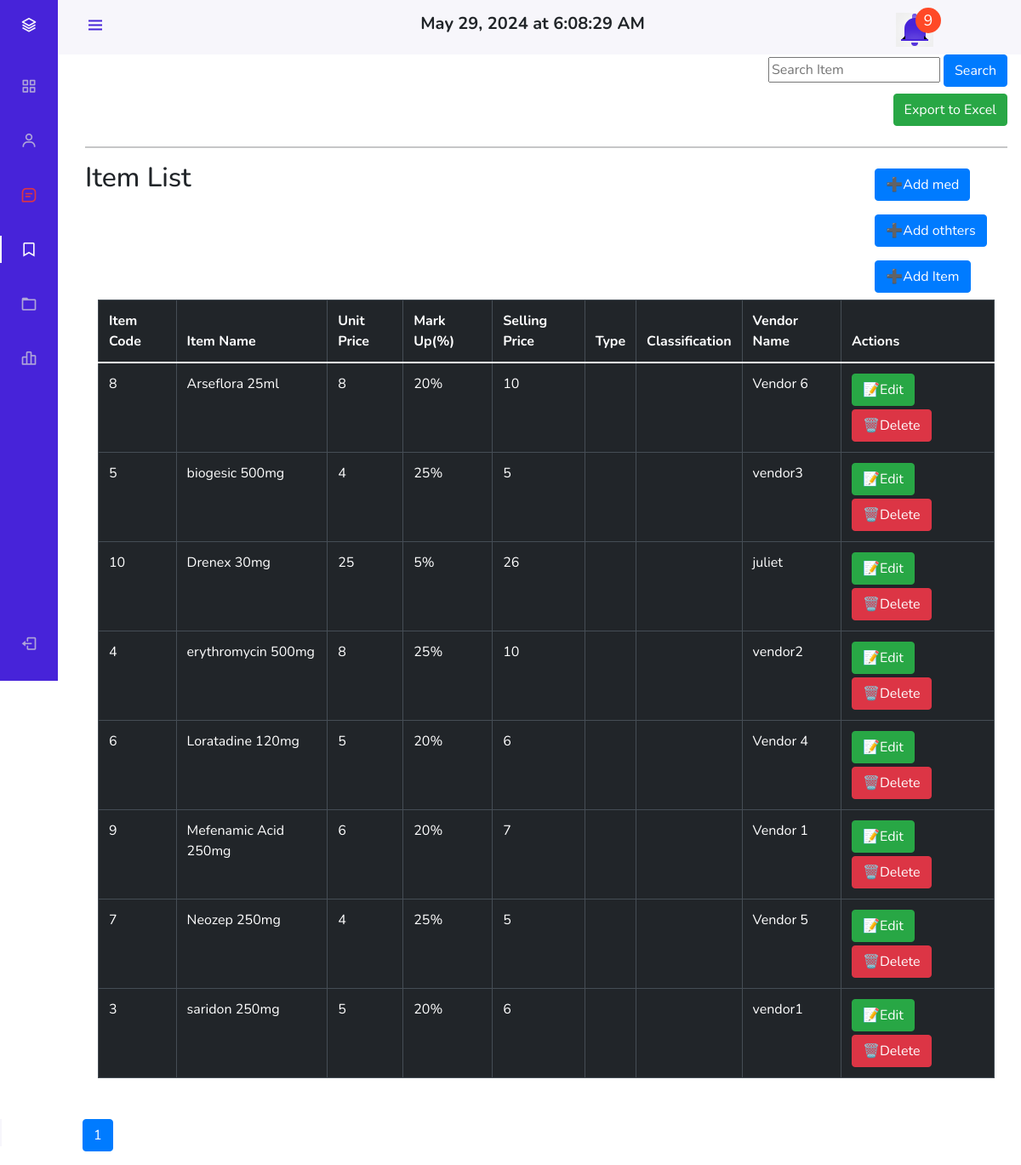
The app's page /pages/admin/admin_view_items.php, older data.
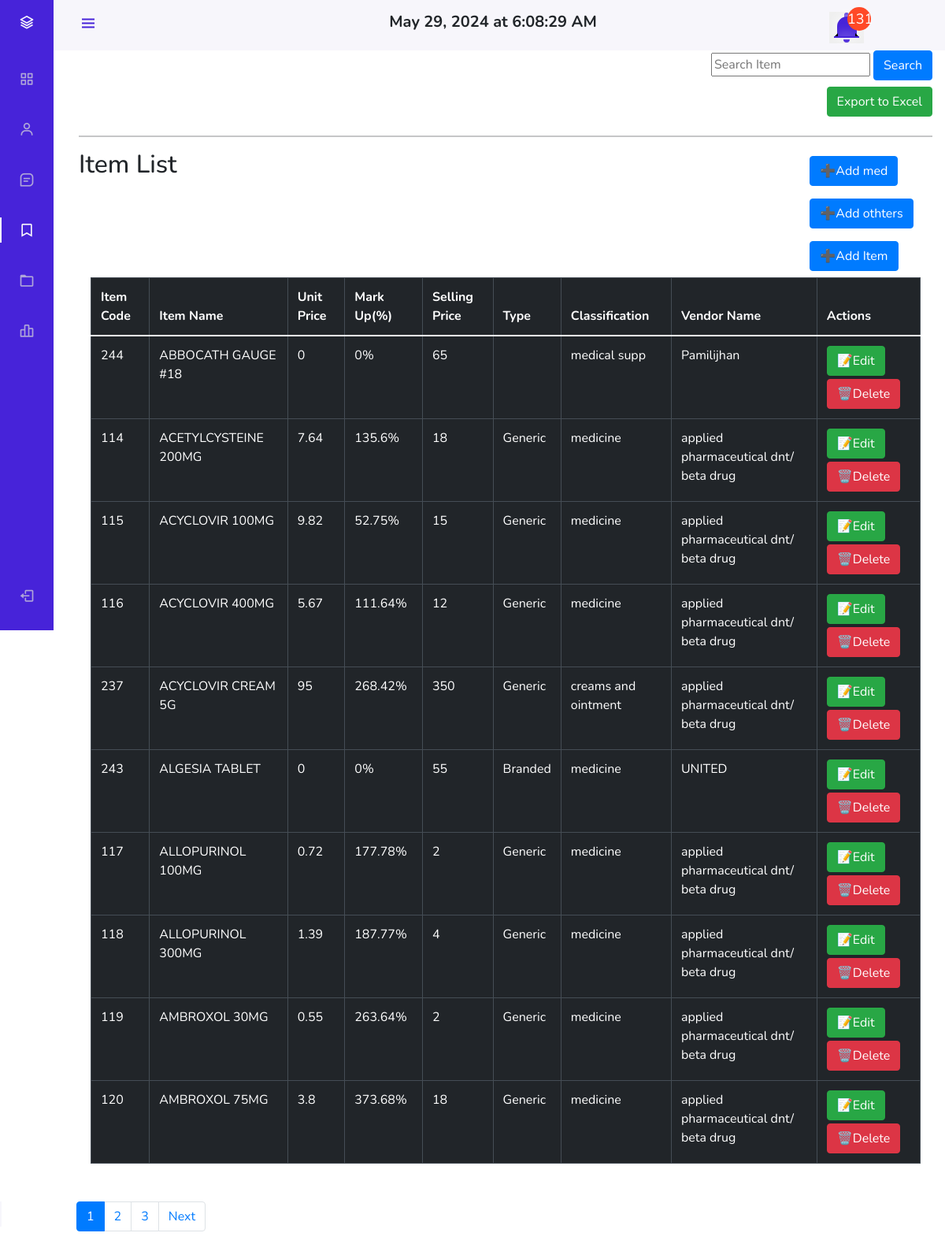
The same page, newer data.
### tables this page shows
CREATE TABLE `items` (
  `code` int(11) NOT NULL,
  `item_name` varchar(50) NOT NULL,
  `what_for` varchar(256) NOT NULL,
  `unit_price` double NOT NULL,
  `mark_up` double NOT NULL,
  `price` double NOT NULL,
  `type` varchar(256) NOT NULL,
  `classification` varchar(256) NOT NULL,
  `vendor_name` varchar(250) NOT NULL
);

### pages/admin/admin_view_items.php (the view, shortened to what the changed rows need)
<!DOCTYPE html>
<html lang="en">
<head>
    <?php include "ham.php"; ?>
    <?php
    include '../../database/config.php';
    $limit = 10;
    $page = isset($_GET['page']) ? $_GET['page'] : 1;
    $offset = ($page - 1) * $limit;
    $total_items = mysqli_num_rows(mysqli_query($conn, "SELECT * FROM items"));
    $total_pages = ceil($total_items / $limit);
    $data = "SELECT * FROM items ORDER BY item_name ASC LIMIT $offset, $limit";
    $result = mysqli_query($conn, $data);
    echo "<div class='row justify-content-between'>
        <div class='col-2'> <h2>Item List</h2></div>
        <div class='col-2'>
        <a href='add_medicine2.php' class='btn btn-primary my-2'>➕Add med</a>
        <a href='add_others.php' class='btn btn-primary my-2'>➕Add othters</a>
        <a href='admin_add_item.php' class='btn btn-primary my-2'>➕Add Item</a>
        </div>
    </div>
    <section class='intro'>
        <div class='gradient-custom-2 h-100'>
            <div class='mask d-flex align-items-center h-100'>
                <div class='container'>
                    <div class='row justify-content-center'>
                        <div class='col-12'>
                            <div class='table-responsive'>
                                <table class='table table-dark table-bordered mb-0'>
                                    <thead>
                                        <tr>
                                            <th scope='col'>Item Code</th>
                                            <th scope='col'>Item Name</th>
                                            <th scope='col'>Unit Price</th>
                                            <th scope='col'>Mark Up(%)</th>
                                            <th scope='col'>Selling Price</th>
                                            <th scope='col'>Type</th>
                                            <th scope ='col'>Classification</th>
                                            <th scope='col'>Vendor Name</th>
                                            <th scope='col'>Actions</th>
                                        </tr>
                                    </thead>
                                    <tbody>";
    if (mysqli_num_rows($result) > 0) {
        while ($row = mysqli_fetch_assoc($result)) {
            $code = $row['code'];
            $item_name = $row['item_name'];
            $unit_price = $row['unit_price'];
            $mark_up = $row['mark_up'];
            $price = $row['price'];
            $type = $row['type'];
            $classification = $row['classification'];
            $vendor_name = $row['vendor_name'];
            echo "<tr>";
            echo "<td class='code'>" . $code . "</td>";
            echo "<td>" . $item_name . "</td>";
            echo "<td>" . $unit_price . "</td>";
            echo "<td>" . $mark_up . "%" . "</td>";
            echo "<td>" . $price . "</td>";
            echo "<td>" . $type . "</td>";
            echo "<td>" . $classification . "</td>";
            echo "<td>" . $vendor_name . "</td>";
            echo "<td>" . "<a href='#' class='btn btn-success edit_item mb-1'>📝Edit</a> &nbsp
            <a href='#' class='btn btn-danger delete_item'>🗑️Delete</a>" . "</td>";
            echo "</tr>";
        }
        echo "</tbody>
                                </table>
                            </div>
                        </div>
                    </div>
                </div>
            </div>
        </div>
    </section>
    <br/>
        ";
    } else {
        echo "Database is Empty";
    }
    echo "<div class='row justify-content-center mt-4'>";
    echo "<nav aria-label='Page navigation example'>";
    echo "<ul class='pagination'>";
    $startPage = max(1, $page - 1);
    $endPage = min($startPage + 2, $total_pages);
    for ($i = $startPage; $i <= $endPage; $i++) {
        echo "<li class='page-item " . ($page == $i ? 'active' : '') . "'><a class='page-link' href='?page=$i'>$i</a></li>";
    }
    if ($page < $total_pages) {
        echo "<li class='page-item'><a class='page-link' href='?page=" . ($page + 1) . "'>Next</a></li>";
    }
    echo "</ul>";
    echo "</nav>";
    echo "</div>";
    ?>
    </body>
</html>

### pages/admin/ham.php (shortened to what the changed rows need)
<?php
$host = "localhost";
$user = "root";
$pass = "";
$dbname = "capstone";
$conn = new mysqli($host, $user, $pass, $dbname);
$unreadQuery = "SELECT COUNT(*) AS unread_count FROM (
    SELECT status FROM push_orders WHERE status = 'unread'
    UNION ALL
    SELECT status FROM reports WHERE status = 'unread'
) AS combined";
$result = $conn->query($unreadQuery);
$row = $result->fetch_assoc();
$hasUnread = $row['unread_count'] > 0;
$notifCount = 0;
?>
<link rel="stylesheet" href="https://cdn.jsdelivr.net/npm/bootstrap@5.0.0-beta1/dist/css/bootstrap.min.css">
<link rel="stylesheet" href="https://cdn.jsdelivr.net/npm/bootstrap@5.0.0-beta1/dist/js/bootstrap.bundle.min.js">
<link rel="stylesheet" href="https://cdnjs.cloudflare.com/ajax/libs/jquery/3.2.1/jquery.min.js">
<link rel="stylesheet" href="https://cdn.jsdelivr.net/npm/boxicons@latest/css/boxicons.min.css">
<link href="https://cdn.jsdelivr.net/npm/select2@4.1.0-rc.0/dist/css/select2.min.css" rel="stylesheet" />
<link rel="stylesheet" href="https://stackpath.bootstrapcdn.com/bootstrap/4.5.2/css/bootstrap.min.css">
<link rel="stylesheet" href="https://cdn.jsdelivr.net/npm/sweetalert2@10">
<link rel="stylesheet" href="../../css/admin_ham.css">
</head>
<body>
    <body id="body-pd">
        <header class="header" id="header">
                        <?php
                        $expiry_query = "SELECT * FROM warehouse";
                        $result = $conn->query($expiry_query);
                        while ($row = $result->fetch_assoc()) {
                            $expiry_date = $row["expiry_date"];
                            $today =  date("Y-m-d");
                            $diff = strtotime($expiry_date) - strtotime($today);
                            $diffInMonths = floor($diff / (30 * 24 * 60 * 60));
                            if ($diffInMonths <= 3) {
                                $notifCount++;
                            }
                        }
                        $low_stock_query = "SELECT item_name FROM items";
                        $item_results = $conn->query($low_stock_query);
                        while ($row = $item_results->fetch_assoc()) {
                            $item_name = $row['item_name'];
                            $data = "SELECT SUM(item_qty) AS total_qty, vendor_name FROM warehouse WHERE item_name = '$item_name' GROUP BY item_name;";
                            $warehouse_result = mysqli_query($conn, $data);
                            $warehouse_row = mysqli_fetch_assoc($warehouse_result);
                            if ($warehouse_row) {
                                $item_qty = $warehouse_row['total_qty'];
                                if ($item_qty <= 20) {
                                    $notifCount++;
                                }
                            } else {
                                $notifCount++;
                            }
                        }
                        ?>
            <div class="notification-box">
                <span class="notification-count"><?php echo $notifCount; ?></span>
                <button onclick="showAlert()" style="border:none; outline:none">
                    <div class="notification-bell">
                </button>
            </div>
        </header>
        <div class="l-navbar" id="nav-bar">
            <nav class="nav">
                <div class="nav2">
                    <div class="nav_list">
                        <a href="admin_view_messages.php" class="nav_link" title="Messages">
                            <i class='bx bx-message-square-detail nav_icon <?php if ($hasUnread) echo "text-danger"; ?>'></i>
                        </a>
                    </div>
                </div>
            </nav>
        </div>

Row changes from the older to the newer data that the page shows:
removed items: code "8", item_name "Arseflora 25ml", unit_price "8", mark_up "20", price "10", vendor_name "Vendor 6"
removed items: code "5", item_name "biogesic 500mg", unit_price "4", mark_up "25", price "5", vendor_name "vendor3"
removed items: code "10", item_name "Drenex 30mg", unit_price "25", mark_up "5", price "26", vendor_name "juliet"
removed items: code "4", item_name "erythromycin 500mg", unit_price "8", mark_up "25", price "10", vendor_name "vendor2"
removed items: code "6", item_name "Loratadine 120mg", unit_price "5", mark_up "20", price "6", vendor_name "Vendor 4"
removed items: code "9", item_name "Mefenamic Acid 250mg", unit_price "6", mark_up "20", price "7", vendor_name "Vendor 1"
removed items: code "7", item_name "Neozep 250mg", unit_price "4", mark_up "25", price "5", vendor_name "Vendor 5"
removed items: code "3", item_name "saridon 250mg", unit_price "5", mark_up "20", price "6", vendor_name "vendor1"
added items: code "244", item_name "ABBOCATH GAUGE #18", unit_price "0", mark_up "0", price "65", classification "medical supp", vendor_name "Pamilijhan"
added items: code "114", item_name "ACETYLCYSTEINE 200MG", unit_price "7.64", mark_up "135.6", price "18", type "Generic", classification "medicine", vendor_name "applied pharmaceutical dnt/ beta drug"
added items: code "115", item_name "ACYCLOVIR 100MG", unit_price "9.82", mark_up "52.75", price "15", type "Generic", classification "medicine", vendor_name "applied pharmaceutical dnt/ beta drug"
added items: code "116", item_name "ACYCLOVIR 400MG", unit_price "5.67", mark_up "111.64", price "12", type "Generic", classification "medicine", vendor_name "applied pharmaceutical dnt/ beta drug"
added items: code "237", item_name "ACYCLOVIR CREAM 5G", unit_price "95", mark_up "268.42", price "350", type "Generic", classification "creams and ointment", vendor_name "applied pharmaceutical dnt/ beta drug"
added items: code "243", item_name "ALGESIA TABLET", unit_price "0", mark_up "0", price "55", type "Branded", classification "medicine", vendor_name "UNITED"
added items: code "117", item_name "ALLOPURINOL 100MG", unit_price "0.72", mark_up "177.78", price "2", type "Generic", classification "medicine", vendor_name "applied pharmaceutical dnt/ beta drug"
added items: code "118", item_name "ALLOPURINOL 300MG", unit_price "1.39", mark_up "187.77", price "4", type "Generic", classification "medicine", vendor_name "applied pharmaceutical dnt/ beta drug"
added items: code "119", item_name "AMBROXOL 30MG", unit_price "0.55", mark_up "263.64", price "2", type "Generic", classification "medicine", vendor_name "applied pharmaceutical dnt/ beta drug"
added items: code "120", item_name "AMBROXOL 75MG", unit_price "3.8", mark_up "373.68", price "18", type "Generic", classification "medicine", vendor_name "applied pharmaceutical dnt/ beta drug"
Text that changed along with them:
$notifCount: "9" → "131"
new list line: "2"
new list line: "3"
text now shown: "Next"
